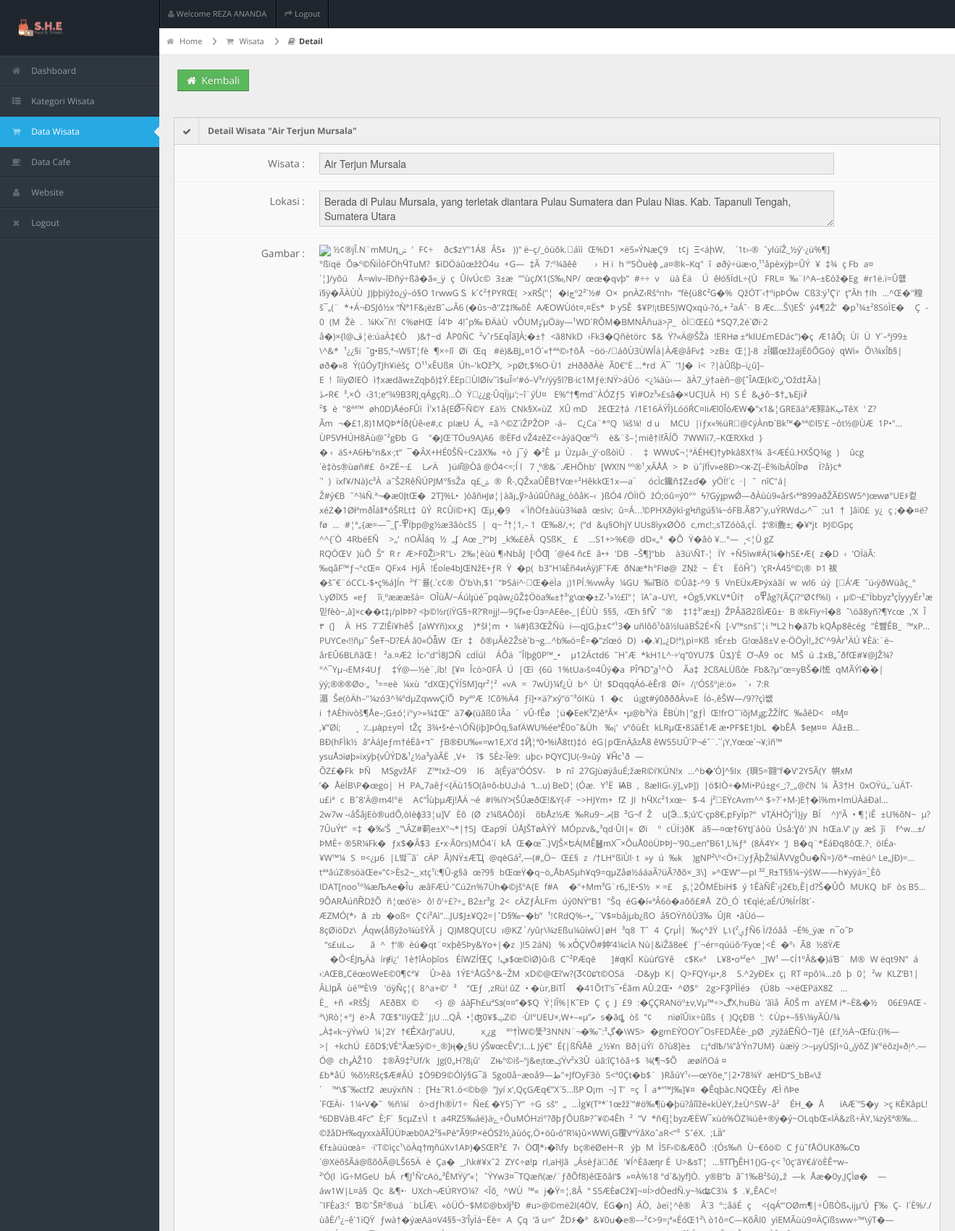
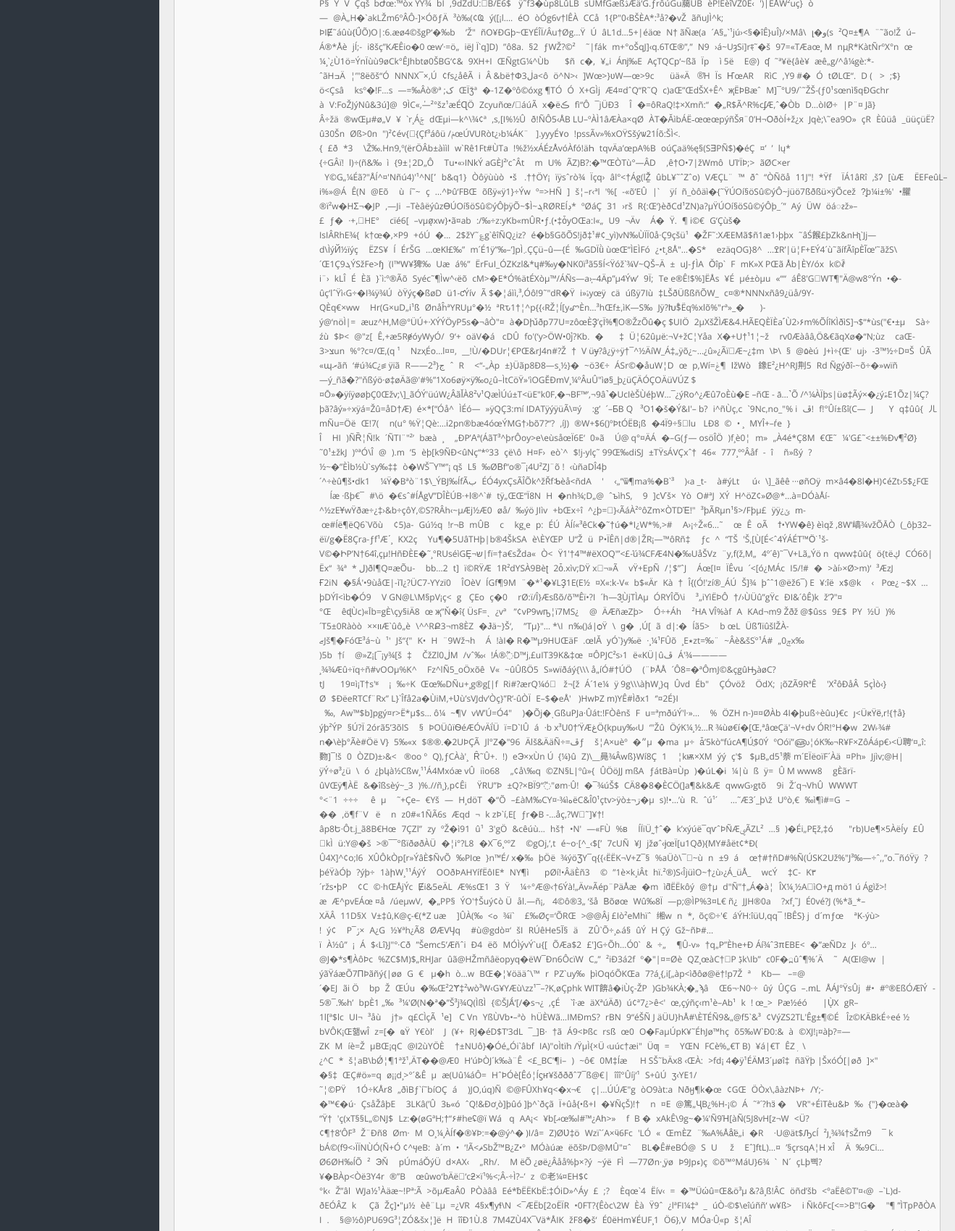
The app's page /Back/admin/detail-wisata.php?id=1 (signed in, upper part) with its own data (2 pictures, top to bottom).
### tables this page shows
CREATE TABLE `tbwisata` (
  `kdwisata` int(10) NOT NULL,
  `kdkategori` int(10) NOT NULL,
  `wisata` varchar(50) NOT NULL,
  `lokasi` mediumtext NOT NULL,
  `ket1` longtext NOT NULL,
  `ket2` longtext NOT NULL,
  `image` blob NOT NULL,
  `akses` longtext NOT NULL,
  `waktu` varchar(50) NOT NULL,
  `tiket` int(10) NOT NULL
);

### Back/admin/detail-wisata.php (the view, shortened to what this page needs)
<?php include 'header.php'; ?>
<div id="content">
<?php
include("koneksi.php");
$id = $_GET["id"];
$sql = "SELECT * FROM tbwisata  WHERE kdwisata=$id";
$rpaket = mysqli_query($con,$sql);
$df = mysqli_fetch_array($rpaket);
$wisata = $df["wisata"];
$lokasi = $df["lokasi"];
$image = $df["image"];
?>
<div id="content-header">
	<div id="breadcrumb">
		<a href="index.php" title="Go to Home" class="tip-bottom"><i class="icon-home"></i> Home</a>
		<a href="wisata.php" title="Go to Wisata" class="tip-bottom"><i class="icon-shopping-cart"></i> Wisata</a>
		<a class="current"><i class="icon-book"></i>Detail</a>
	</div>
    <a style="margin-left:25px" href="wisata.php" class="btn btn-success"><i class="icon-home"></i>&nbsp Kembali</a>
</div>
<div class="container-fluid">
  <div class="row-fluid">
      	<div class="widget-box">
      	  	<div class="widget-title"> <span class="icon"><i class="icon-ok"></i></span>
            	<h5>Detail Wisata "<?php echo $wisata;?>"</h5>
          	</div>
       		<div class="widget-content nopadding">
			<form method="post" class="form-horizontal">
		    	<div class="control-group">
          		<label class="control-label">Wisata  :</label>
          			<div class="controls">
            		<input type="text" readonly class="span10" value="<?php echo $wisata;?>" />
          			</div>
        		</div>
        		<div class="control-group">
          		<label class="control-label">Lokasi  :</label>
          			<div class="controls">
            		<textarea class="span10" readonly=""><?php echo $lokasi;?></textarea>
          			</div>
        		</div>
        		<div class="control-group">
          		<label class="control-label">Gambar  :</label>
          			<div class="controls">
            		<?php echo "<img src='../../front/images/wisata/$image' />";?>
          			</div>
        		</div>
			</form>
			</div>
      	</div>
  </div>
</div>
</div>
<?php include 'footer.php'; ?>

### Back/css/matrix-style.css (style rules this page uses)
* { outline:none !important; -moz-outline: none !important; }
html, body { height:100% }
body { overflow-x: hidden; margin-top: -10px; font-family: 'Open Sans', sans-serif; font-size:12px; color:#666; }
a { color:#666; }
select, textarea, input[type="text"], input[type="password"], input[type="datetime"], input[type="datetime-local"], input[type="date"], input[type="month"], input[type="time"], input[type="week"], input[type="number"], input[type="email"], input[type="url"], input[type="search"], input[type="tel"], input[type="color"], .uneditable-input, .label, .dropdown-menu, .btn, .well, .progress, .table-bordered, .btn-group > .btn:first-child, .btn-group > .btn:last-child, .btn-group > .btn:last-child, .btn-group > .dropdown-toggle, .alert { border-radius:0px; }
.btn, textarea, input[type="text"], input[type="password"], input[type="datetime"], input[type="datetime-local"], input[type="date"], input[type="month"], input[type="time"], input[type="week"], input[type="number"], input[type="email"], input[type="url"], input[type="search"], input[type="tel"], input[type="color"], .uneditable-input { box-shadow:none; }
.progress, .progress-success .bar, .progress .bar-success, .progress-warning .bar, .progress .bar-warning, .progress-danger .bar, .progress .bar-danger, .progress-info .bar, .progress .bar-info, .btn, .btn-primary { background-image:none; }
#content { background: none repeat scroll 0 0 #eeeeee; margin-left: 220px; margin-right: 0; padding-bottom: 25px; position: relative; min-height:100%; width: auto; }
#content-header { position: abslute; width: 100%; margin-top: -38px; z-index: 20; }
.container-fluid .row-fluid:first-child { margin-top: 20px; }
#breadcrumb { background-color: #fff; border-bottom: 1px solid #e3ebed; }
#breadcrumb a { padding: 8px 20px 8px 10px; display: inline-block; background-image: url('../img/breadcrumb.png'); background-position: center right; background-repeat: no-repeat; font-size: 11px; color: #666666; }
#breadcrumb a:last-child { background-image:none; }
#breadcrumb a.current { font-weight: bold; color: #444444; }
#breadcrumb a i { margin-right: 5px; opacity: .6; }
.stat-boxes .peity_bar_good, .stat-boxes .peity_line_good, { color: #459D1C; }
.widget-box { background: none repeat scroll 0 0 #F9F9F9; border-left: 1px solid #CDCDCD; border-top: 1px solid #CDCDCD; border-right: 1px solid #CDCDCD; clear: both; margin-top: 16px; margin-bottom: 16px; position: relative; }
.widget-title, .modal-header, .table th, div.dataTables_wrapper .ui-widget-header { background:#efefef; border-bottom: 1px solid #CDCDCD; height: 36px; }
.widget-title span.icon { padding: 9px 10px 7px 11px; float: left; border-right:1px solid #dadada; }
.widget-title h5 { color: #666; float: left; font-size: 12px; font-weight: bold; padding: 12px; line-height: 12px; margin: 0; }
.widget-content { padding:15px; border-bottom: 1px solid #cdcdcd; }
.nopadding { padding: 0 !important; }
form { margin-bottom: 0; }
.form-horizontal .control-group { border-top: 1px solid #ffffff; border-bottom: 1px solid #eeeeee; margin-bottom: 0; }
.form-horizontal .control-label { padding-top: 15px; width: 180px; }
.form-horizontal .controls { margin-left: 200px; padding: 10px 0; }

### Back/css/matrix-media.css (style rules this page uses)
body { background:#2E363F; }

### records on screen
tbwisata: wisata "Air Terjun Mursala", lokasi "Berada di Pulau Mursala, yang terletak diantara Pulau Sumatera dan Pulau Nias. Kab. Tapanuli Tengah, Sumatera Utara", image "½¢®jÎ.N¨mMUդ\u0004ݾ' F¢÷\u0004 ðc$zY\"1Á8\u0004Âء5 ))\" ë–ç/_òüõk.޼áìì Œ%D1\u0014×ë5»ÝNæÇ9\b\u0011t¢j\u001aΞ<áիW,\u0016 ´1t›-®\u001bˆylúíŽ_½ý’·¿ü%¶]°ßïqë\u0005Õɚº©ÑiÌòFÖhӴTuM? $ïDÖäûœžžÒ4u +G— ‡Ã\u00017:º¾ãêê \u0003\u000f›\u0007H ï\u0003h º’5Òuèɸ „a¤®k–Kq\" î øðý÷üæ›o¸¹¹åpèxÿþ=ÛÝ\u000e¥\u0014‡¾\u0017ç Fb\u0010a¤´¦]/yõú\u0015\u001aÅ=wìv–îÐñý÷ßã�ã«_ÿ\u001aç ÛívÚc©\b3±æ”\"ùçԔ1(S‰‚NP/\u0016œœ�qvþ”\u0018#÷÷\u001bv\u000f\u001büà Ëä\u0014\u0002Ú\u0018êłó§ÏdL÷{Ù FRL¤\u0018‰¨I^A–±Ɛòž�Eg\u0019#r1ë.ï=Û햾ï§ÿ�ÃÀÙÙ\u0019J)þþïÿžo¿ý–ó§O 1rwwG Ꮪ\u0003k´¢²†PYRŒ(\u0005>xRŠ(\"¦\u0016�iچº2²`½#\u0004O× pnÀZ‹Ršºnh›\u001a”fè{ü8¢²G­�%\u0006QžÖT´‹†ºipÞÓw\u0003Cß3:ÿ¹Ҁi‘\u0015ţ”Âh †Ih\u0017…^Œ�\"䊗š¯„(¨\b*+Á¬ÐSJô½x “Ǹª1F&¡ëzBˆتÂ6 (�ûs¬ð\"Z‡I‰õÈ AÆOWÙót¤,¤Ës*\u0005Þ y5Ê $¥P!¡tBE5)WQxqú-?ó„+ ²aÁˆ·\u001bB Æc….Š\\)EŠ‘\u0014ý4¶2Ž‘\u0018�­p¹¾±²8SöÌE� \u001bÇ\u0019­0\u0015(M\bŽè .\u0005¼Kx¯ñ!\u0010¢%øHŒ\u0016­Í4'Þ\u00174!ˆp‰ ÐÄàÙ vÔUMۊ’µÖäy—¹WD´RÔM�BMNÂñuä>ཌ_\bòÌ΍Œ£û *SQ7‚2é`Øï·2…"

### other values on screen
$_SESSION['nama'] "REZA ANANDA"
